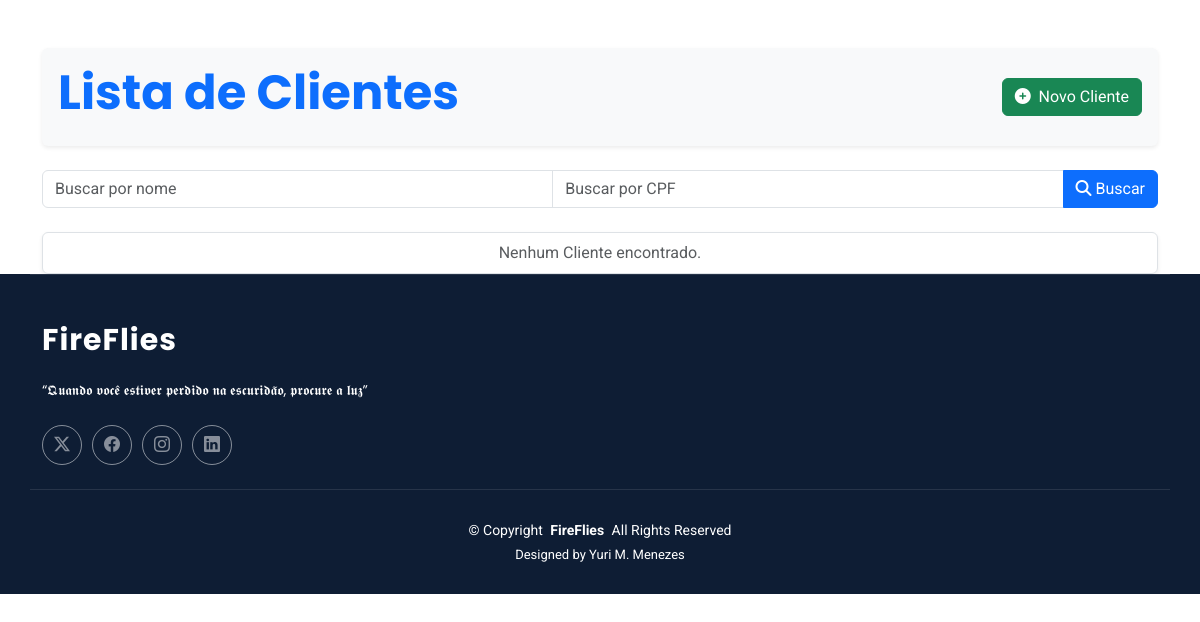
Page /clientes/ on the earlier database version.
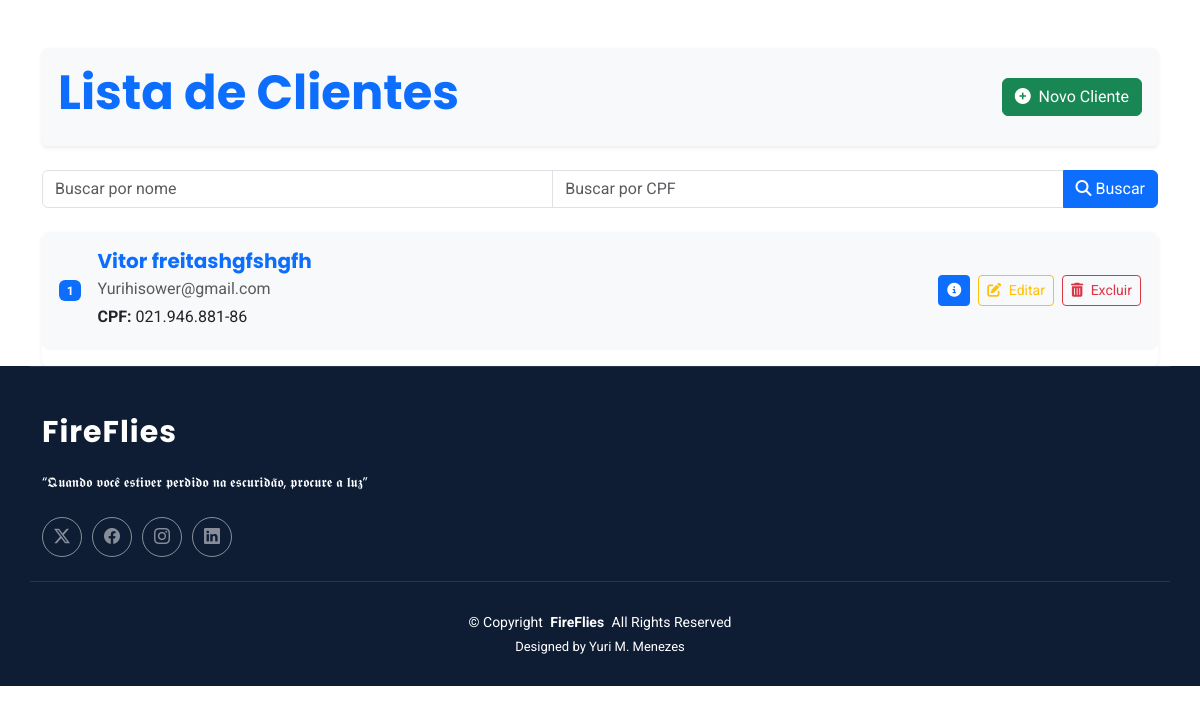
Same page on the later database version.
### apps/clientes/models.py (models this page shows, shortened)
class Cliente(models.Model):
    class Meta:
        verbose_name = 'Cliente'
        verbose_name_plural = 'Clientes'
        ordering = ['-data_cadastro']
    nome = models.CharField(max_length=255)
    slug = models.SlugField(unique=True, blank=True, null=False, max_length=255)
    email = models.EmailField(unique=True)
    telefone = models.CharField(max_length=15)
    cpf = models.CharField(max_length=14, unique=True, blank=True, null=True)
    cnpj = models.CharField(max_length=18, unique=True, blank=True, null=True)
    data_nascimento = models.DateField(null=True, blank=True)
    data_cadastro = models.DateTimeField(auto_now_add=True)
    endereco = models.OneToOneField('enderecos.Endereco', on_delete=models.CASCADE, null=True, blank=True)
    limite_credito = models.DecimalField(max_digits=10, decimal_places=2, default=0.00)
    saldo_devedor = models.DecimalField(max_digits=10, decimal_places=2, default=0.00)
    status = models.CharField(
        max_length=20,
        choices=[
            ('ativo', 'Ativo'),
            ('inativo', 'Inativo'),
            ('bloqueado', 'Bloqueado'),
            ('pre_cadastro', 'Pré-cadastro')
        ],
        default='pre_cadastro'
    )
    observacoes = models.TextField(blank=True, null=True)
    data_atualizacao = models.DateTimeField(auto_now=True)
    ultima_compra = models.DateTimeField(null=True, blank=True)
    total_compras = models.DecimalField(max_digits=10, decimal_places=2, default=0.00)
    total_servicos = models.DecimalField(max_digits=10, decimal_places=2, default=0.00)

### apps/clientes/views.py (the view)
# urls.py: path('', ClienteListView.as_view(), name='lista_clientes'),
class ClienteListView(AjaxListMixin, ListView):
    model = Cliente
    template_name = 'clientes/lista_clientes.html'
    partial_template_name = 'clientes/_lista_clientes.html'
    context_object_name = 'clientes'
    def get_queryset(self):
        nome_busca = self.request.GET.get('nome', '')
        cpf_busca = self.request.GET.get('cpf', '')
        queryset = Cliente.objects.all()
        if nome_busca:
            queryset = queryset.filter(nome__icontains=nome_busca)
        if cpf_busca:
            queryset = queryset.filter(cpf__icontains=cpf_busca)
        return queryset

### apps/clientes/views.py (called while the page is built)
def is_ajax(request):
    return request.headers.get('X-Requested-With') == 'XMLHttpRequest'

    def render_to_response(self, context, **response_kwargs):
        if is_ajax(self.request) and self.partial_template_name:
            return render(self.request, self.partial_template_name, context)
        return super().render_to_response(context, **response_kwargs)

### apps/context_processors.py (called while the page is built)
def cfg_assets_root(request):
    return { 'ASSETS_ROOT' : settings.ASSETS_ROOT }

### apps/clientes/templates/clientes/lista_clientes.html (shortened to what this page needs)
{% extends 'includes/base_cadastros.html' %}
{% load static %}
{% load crispy_forms_tags %}
{% block content %}
<div class="container mt-5">
  <div class="d-flex justify-content-between align-items-center mb-4 p-3 bg-light rounded shadow-sm">
    <a href="{% url 'clientes:lista_clientes' %}" class="text-decoration-none">
      <h1 class="display-5 fw-bold text-primary">Lista de Clientes</h1>
    </a>
    <button class="btn btn-success" onclick="abrirModal('{% url 'clientes:novo_cliente' %}', 'Novo Cliente')">
      <i class="fas fa-plus-circle me-1"></i> Novo Cliente
    </button>
  </div>
  <form method="get" action="{% url 'clientes:lista_clientes' %}" class="mb-4">
    <div class="input-group">
      <input type="text" name="nome" value="{{ request.GET.nome }}" class="form-control" placeholder="Buscar por nome">
      <input type="text" name="cpf" value="{{ request.GET.cpf }}" class="form-control" placeholder="Buscar por CPF">
      <button class="btn btn-primary" type="submit">
        <i class="fas fa-search"></i> Buscar
      </button>
    </div>
  </form>
  <div class="list-group shadow-sm" id="lista-clientes">
    {% for cliente in clientes %}
    <div class="list-group-item d-flex justify-content-between align-items-center mb-3 p-3 rounded-3 border border-light bg-light">
      <div class="d-flex align-items-center">
        <span class="badge bg-primary me-3">{{ forloop.counter }}</span>
        <div>
          <h5 class="mb-1">
            {% if cliente.slug %}
              <a href="javascript:void(0);" class="text-primary fw-bold text-decoration-none"
                 onclick="abrirModalDetalhes('{% url 'clientes:detalhes_cliente' cliente.slug %}')">
                {{ cliente.nome }}
              </a>
            {% else %}
              <span class="text-secondary">{{ cliente.nome }}</span>
            {% endif %}
          </h5>
          <p class="mb-1 text-muted">{{ cliente.email }}</p>
          {% if cliente.cnpj %}
            <p class="mb-1"><strong>CNPJ:</strong> {{ cliente.cnpj }}</p>
          {% elif cliente.cpf %}
            <p class="mb-1"><strong>CPF:</strong> {{ cliente.cpf }}</p>
          {% endif %}
        </div>
      </div>
      <div class="d-flex gap-2">
        <button class="btn btn-sm btn-primary"
                onclick="abrirModalDetalhes('{% url 'clientes:detalhes_cliente' cliente.slug %}')"
                title="Detalhes do Cliente">
          <i class="fas fa-info-circle"></i>
        </button>
        <button class="btn btn-sm btn-outline-warning"
                onclick="abrirModal('{% url 'clientes:editar_cliente' cliente.slug %}', 'Editar cliente')"
                title="Editar Cliente">
          <i class="fas fa-edit me-1"></i> Editar
        </button>
        <button class="btn btn-sm btn-outline-danger"
           onclick="abrirModalGenerico('{% url 'clientes:excluir_cliente' cliente.slug %}', 'Excluir Cliente')">
          <i class="fas fa-trash-alt me-1"></i> Excluir
        </button>
      </div>
    </div>
    {% empty %}
    <div class="list-group-item text-center text-muted">Nenhum Cliente encontrado.</div>
    {% endfor %}
  </div>
</div>
{% endblock content %}

Differences in the rows shown:
added Cliente: nome "Vitor freitashgfshgfh", email "Yurihisower@gmail.com", cpf "021.946.881-86"
Other differences:
text no longer shown: "Nenhum Cliente encontrado."
